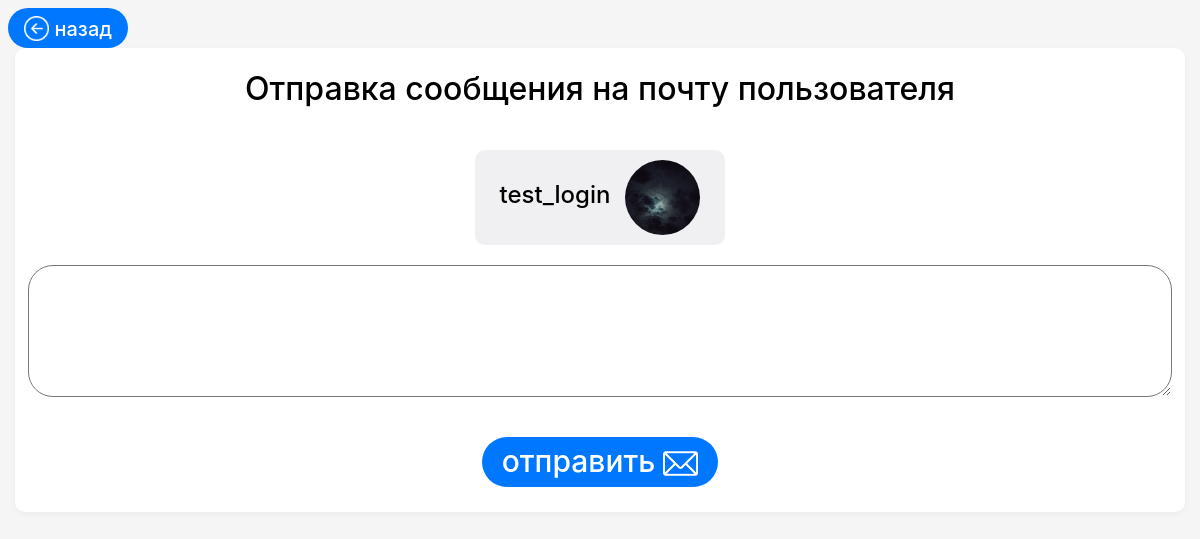
The page /send_email/1 (signed in) on the database its author committed.
### brelki/models.py (models this page shows)
class User(AbstractBaseUser):
    id = models.IntegerField(primary_key=True)
    login = models.CharField(max_length=30, unique=True)
    email = models.EmailField(max_length=30)
    password = models.CharField(max_length=200)
    reg_date = models.DateTimeField(auto_now=True)
    telephone_number = models.CharField(max_length=12, validators=[validate_phone])
    user_img = models.ImageField(upload_to='brelki/uploaded_images/user_images')
    USERNAME_FIELD = "login"
    EMAIL_FIELD = 'email'
    REQUIRED_FIELDS = ('id', 'email', 'password', 'reg_date')
    from django.contrib.auth.models import UserManager
    objects = UserManager()
    class Meta:
        db_table = 'users'

### brelki/views.py (the view)
# urls.py: path('send_email/<int:send_to>', views.send_email),
@login_required
def send_email(request, send_to):
    receiver = User.objects.get(id=send_to)
    if request.method == 'POST':
        try:
            logged_user_id = request.user.id
            if logged_user_id == '' or logged_user_id == 0:
                return redirect('/')
        except KeyError:
            return redirect('/')
        logged_user_login = User.objects.get(id=logged_user_id).login
        receiver = User.objects.get(id=request.GET['to'])
        form_content = SendEmailForm(request.POST)
        if form_content.is_valid():
            send_mail(
                subject='Сообщение от пользователя ' + logged_user_login,
                message=request.POST['email_text'],
                from_email=settings.EMAIL_HOST_USER,
                recipient_list=[receiver.email],
                fail_silently=False
            )
            return redirect('/keychain/' + request.session['keychain_id'])
    else:
        send_email_form = SendEmailForm(None)
        return HttpResponse(render(request, 'send_email.html', {'send_email_form': send_email_form,
                                                                'receiver': receiver}))

### brelki/forms.py
class SendEmailForm(forms.Form):
    email_text_errors = {'required': 'Заполните поле'}
    email_text = forms.CharField(widget=forms.Textarea(attrs={'class': 'textarea-input'}))

### templates/send_email.html (shortened to what this page needs)
{% load static %}
<!DOCTYPE html>
<html lang="ru">
<head>
    <link rel="stylesheet" href="{% static 'css/style.css' %}">
</head>
<body>
{% include 'back_button.html' %}
<div class="email-send-container">
    <form method="post">
        <div class="email-send-content">
            <h1>Отправка сообщения на почту пользователя</h1>
            <div class="send-email-receiver">
                <h2>{{ receiver.login }}</h2>
                <img src="/{{ receiver.user_img }}" width="50px" height="50px" class="user-avatar" >
            </div>
            {{ send_email_form.email_text }}
            <button type="submit" class="user-actions_button send-email-button">
                отправить
                <img src="{% static 'img/email.png' %}" width="35px" height="35px">
            </button>
        </div>
    </form>
</div>
</body>
</html>

### brelki/static/css/style.css (style rules this page uses)
body { font-family: "Inter Medium", sans-serif; background-color: whitesmoke; }
.user-avatar { border-radius: 50%; object-fit: cover; width: 75px; height: 75px; }
.user-actions_button { font-family: "Inter Medium", sans-serif; color: white; height: 40px; font-size: 20px; border-radius: 25px; border: none; text-align: center; text-align-all: center; padding-left: 5px; padding-right: 5px; vertical-align: middle; }
.user-actions_button > img, .user-actions_button > span { vertical-align: middle; }
.textarea-input { font-family: "Inter Medium", sans-serif; font-size: 20px; width: 95%; height: 100px; border-radius: 25px; padding: 15px; margin-bottom: 20px; }
button { cursor: pointer; }
.send-email-button { background-color: #0077FF; font-size: 30px; padding-left: 20px; padding-right: 20px; margin-bottom: 25px; height: 50px; }
.email-send-content { display: flex; flex-direction: column; align-items: center; justify-content: center; border-radius: 10px; background-color: #fff; box-shadow: 0 2px 7px 0 rgba(0, 0, 0, .04); gap: 20px; }
.email-send-container { max-width: 1170px; margin-left: auto; margin-right: auto; }
.send-email-receiver { display: flex; flex-direction: row; background-color: #f0f0f2; border-radius: 10px; gap: 15px; padding: 10px 25px; }

### rows shown on the page
User: login "test_login", user_img (picture)
